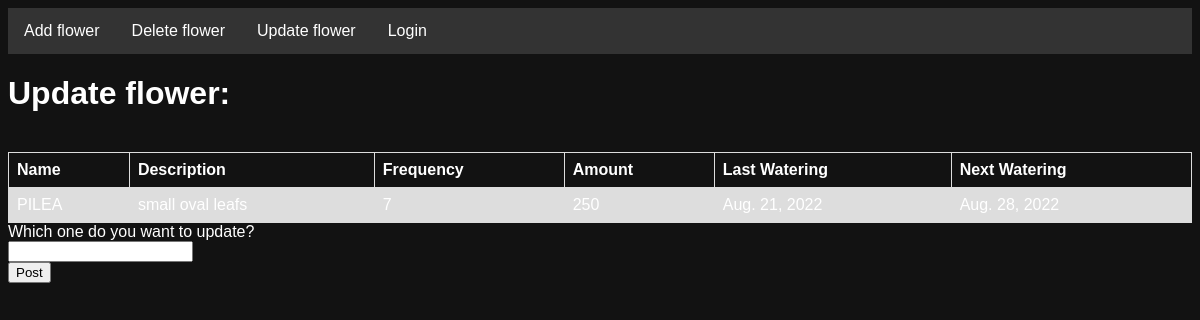
Page /flower_app/updateflower/ on the committed database.
### flower_app/models.py (models this page shows)
class Flower(models.Model):
    id = models.AutoField(primary_key = True)
    name = models.CharField(max_length=25)
    description = models.CharField(max_length=150)
    frequency = models.IntegerField()
    amount = models.IntegerField()
    last_watering = models.DateField()
    next_watering = models.DateField()

### flower_app/views.py (the view)
# urls.py: path('updateflower/', views.update_flower),
def update_flower(request):
    data = Flower.objects.all()
    flo = {
        'flower_number': data
    }
    if request.method == 'POST':
        f = Flower()
        f.name = request.POST.get('name')
        return render(request, 'updateflower.html', flo)
    return render(request, 'updateflower.html', flo)

### flower_app/templates/updateflower.html (shortened to what this page needs)
<!DOCTYPE html>
<html lang="en">
<head>
    {% load static %}
    <link rel="stylesheet" href="{% static 'style.css/'%}" />
</head>
<body>
<ul>
    <li><a class="" href = "/flower_app/addflower/"> Add flower </a></li>
    <li><a class="" href = "/flower_app/deleteflower/"> Delete flower </a></li>
    <li><a class="" href = "/flower_app/updateflower/"> Update flower </a></li>
    {% if user.is_authenticated %}
        <li><a class="" href = "/flower_app/logout_user/"> Logout </a></li>
    {% else %}
    <li><a class="" href = "/flower_app/login_user/"> Login </a></li>
    {% endif %}
</ul>
<h1> Update flower:  </h1>
    <table>
        <tr>
            <th> Name </th>
            <th> Description </th>
            <th> Frequency </th>
            <th> Amount </th>
            <th> Last Watering </th>
            <th> Next Watering </th>
        </tr>
        {% for f in flower_number %}
        <tr>
            <td> {{ f.name }} </td>
            <td> {{ f.description }}</td>
            <td> {{ f.frequency }}</td>
            <td> {{ f.amount }}</td>
            <td> {{ f.last_watering }}</td>
            <td> {{ f.next_watering }}</td>
        </tr>
    <br />
    {% endfor %}
    </table>
<form method = "POST">
    Which one do you want to update?<br/>
    <input type="text" name="name" /> <br/>
    <input type="submit" value="Post" />
</form>
</body>
</html>

### flower_app/static/style.css (style rules this page uses)
body { font-family: Arial, sans-serif; color:white; background-color:#121212; }
table { font-family: arial, sans-serif; border-collapse: collapse; width: 100%; }
td, th { border: 1px solid #dddddd; text-align: left; padding: 8px; }
tr:nth-child(even) { background-color: #dddddd; }
ul { list-style-type: none; margin: 0; padding: 0; overflow: hidden; background-color: #333; }
li { float: left; }
li a { display: block; color: white; text-align: center; padding: 14px 16px; text-decoration: none; }

### rows in the picture
Flower: name "PILEA", description "small oval leafs", frequency "7", amount "250", last_watering "Aug. 21, 2022", next_watering "Aug. 28, 2022"
